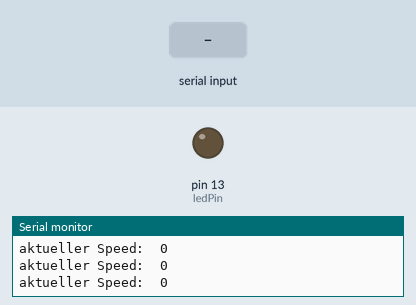
The sketch below on a simulated Arduino Uno, built with avr-gcc and run on an emulated ATmega328P. On the bench: output pins drawn as LEDs (lit = HIGH), the last lines printed to the serial monitor. Dashed ring = blinking. The inputs (shaded band) are chosen by the test bench.

Above: at 1.2 s.
1.3 s: "schnell" received over Serial
4.3 s: "1" received over Serial
At 6.8 s:
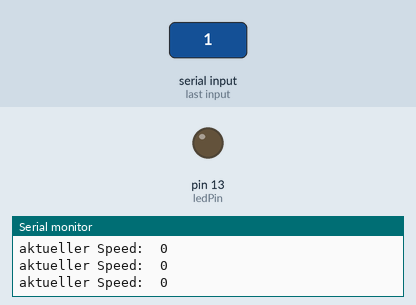
7.3 s: "langsam" received over Serial
At 8.43 s:
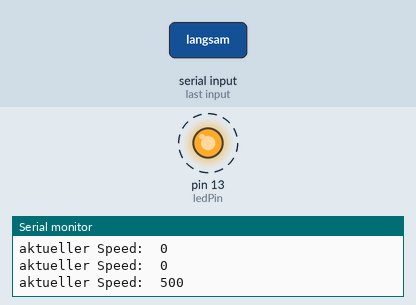
Timing chart, 0 to 16.3 s (numbered marks = the images above; inputs shaded):
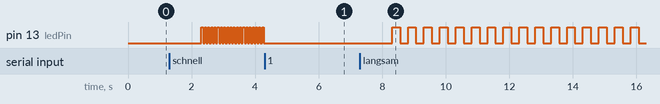

Measured:
- after the input at 1.3 s, pin 13 (ledPin): alternates HIGH for 0.05 s and LOW for 0.05 s, starting after 1.0 s
- after the input at 4.3 s, pin 13 (ledPin): stops changing and stays LOW
- after the input at 7.3 s, pin 13 (ledPin): alternates HIGH for 0.25 s and LOW for 0.25 s, starting after 1.0 s

The sketch:

032C_Kontrollstrukturen3.ino
```cpp
// Pin für die LED
const int ledPin = 13;
int speed_var = 0;

void setup() {
  // Initialisierung der seriellen Kommunikation
  Serial.begin(9600);

  // Setzen des LED-Pins als Ausgang
  pinMode(ledPin, OUTPUT);
  Serial.println("Geben Sie >>schnell<< für eine schnelle Blinkfrequenz und >>langsam<< für eine langsame Frequenz. >>aus<< stopp das blinken");
}

void loop() {
  // Überprüfen, ob Daten auf dem seriellen Monitor verfügbar sind

  blink(speed_var);

  if (Serial.available()) {
    // Lesen der Eingabe des Benutzers
    String input = Serial.readString();

    // Überprüfen der Eingabe und Anpassen der Blinkfrequenz entsprechend
    if (input == "schnell") {
      speed_var = 100; //100 ms an und 100 ms aus

    } else if (input == "langsam") {
      speed_var = 500; //500 ms an /aus

      } else {
      speed_var = 0; //LED bleibt aus

    }
  }
}

// Funktion zum Blinken der LED mit einer bestimmten Frequenz
void blink(int frequency) {
  Serial.print("aktueller Speed:\t");
  Serial.println(frequency);
  digitalWrite(ledPin, HIGH);  // LED einschalten
  delay(frequency / 2);        // Halbe Frequenz warten
  digitalWrite(ledPin, LOW);   // LED ausschalten
  delay(frequency / 2);        // Halbe Frequenz warten
}
```
